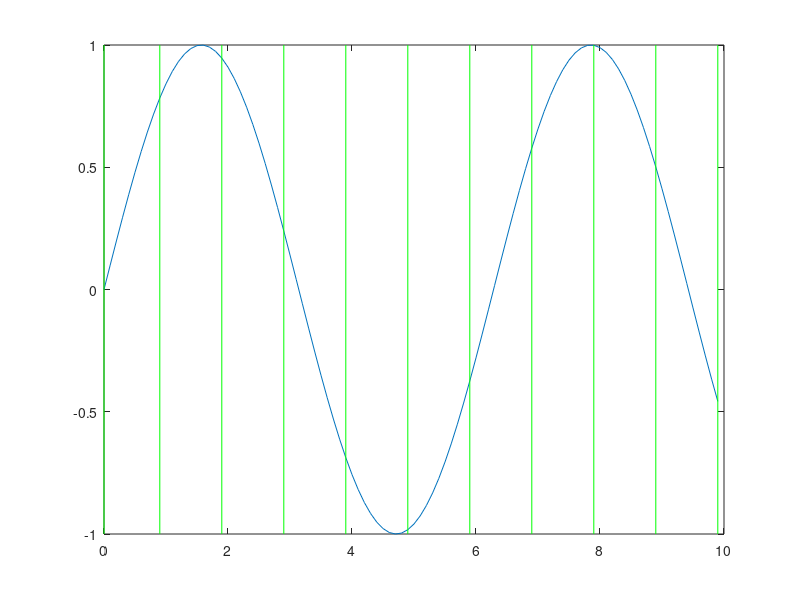
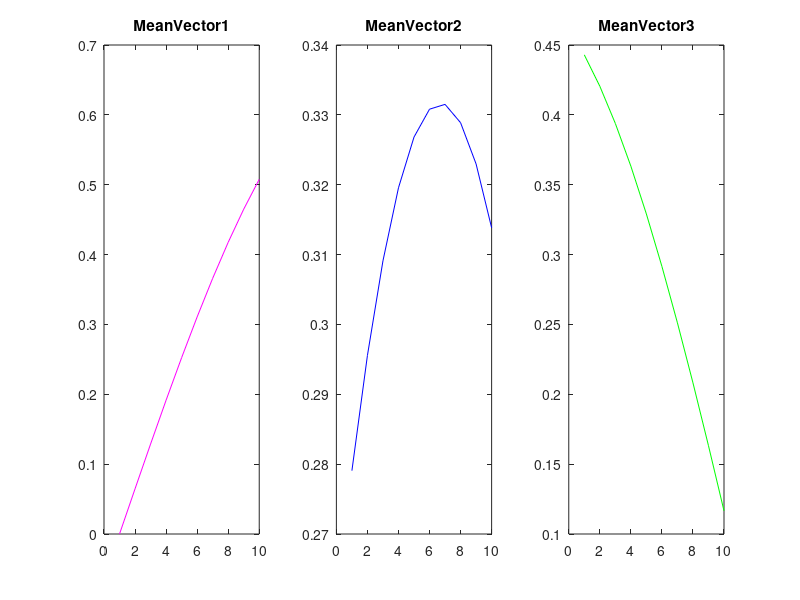
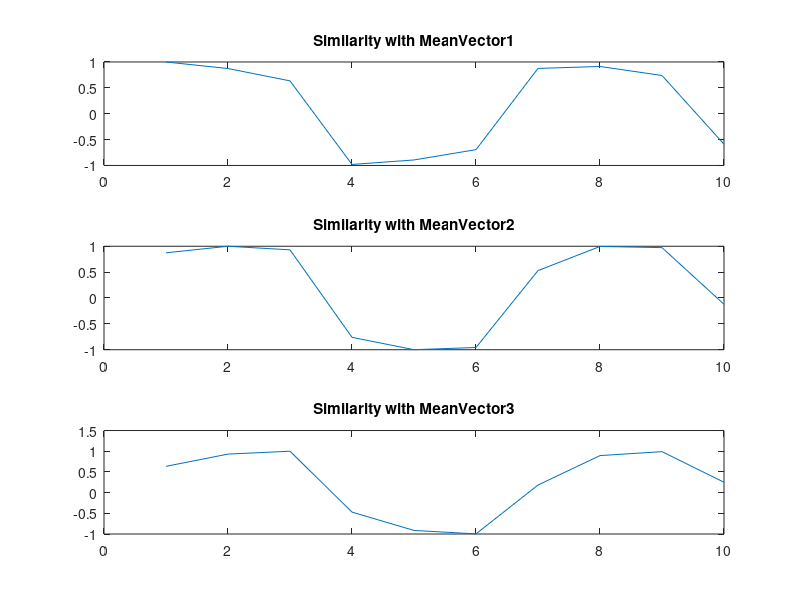

Source code (MATLAB) for these figures, in order:
% Program to do spherical clustering on a waveform after dividing it into
% parts
% windowSize =10, k =3 x =0.0:0.1:9.9 maxItr =10;
% windowsize  = 5, k=5

close all;

k = 3;

maxItr =10;
% Range of x-Values
x =0.0:0.1:9.9;


%  Range of y-Values
%y = sin(x)+0.1*( rand(1,100) -0.5);
y = sin(x);
% plot the sinusoid
figure; plot( x, y );
hold all;


% Dimension of vectors taken from the original signal using windowing
% operation
windowSize = 10;


% Find the no of vectors that can be obtained from the given signal;
noOfVectors = length( x)/windowSize;

% get the y limit of the current axes
ylimit = get( gca,'ylim');

% Draw a vertical line at the starting point
plot( [ 0 , 0], ylimit ,'g' ); 
pause( 1);

% Plot the window at each window point
for i =1:1:noOfVectors
    plot( [ x( i * windowSize) ,  x( i * windowSize)], ylimit,'g'  );
    pause(1);
end




% Array to store all the vectors. Each vector is stored in a column
vectorsArray = zeros( windowSize , noOfVectors );

% Class lwabel associated with each vector
labelArray  = zeros( 1, noOfVectors );

% Vector array the mean vector of each class
meanVectorArray = zeros( windowSize , k );
prevItrMeanVectorArray = zeros( windowSize , k );

% Array which stores te number of vectors that belong to each of the
% clusters
noOfVectorsInEachCluster= zeros( 1, k);

% Store the vector in the array and normalize it
for no = 1:1:noOfVectors
    for dim = 1:1:windowSize
        vectorsArray( dim , no ) = y( (no-1)* windowSize + dim );
           
    end
    sumVal = sum( vectorsArray(:,no) );
    meanValue = sumVal / windowSize;
    
    % subtracting th emean value of a vector from itself
%     for dim = 1:1:windowSize
%         vectorsArray( dim , no ) =  vectorsArray( dim , no ) - meanValue;
%     end
    
    % Finding the l2 norm
     l2norm =norm( vectorsArray(:,no));
     % normalizing into unit vector
     vectorsArray(:,no) = vectorsArray(:,no) /l2norm;
end

classLabel =1;
% initialize random labels to each of the vectors
for i =1:1:noOfVectors
    labelArray( 1,i ) = classLabel;
    classLabel = classLabel +1 ;
    if classLabel == k+1
        classLabel = 1;
    end
end

% Spherical Clustering iterations
for itr = 1:1: maxItr
    
    % computing the mean vectors of each class
    
    for i=1:1:k
        % Finding the class index of each vector
        vectorClassIndx =mod( labelArray( i ) ,(k+1)); %NOTE not required . label can be used directly
        meanVectorArray(:, vectorClassIndx) =  meanVectorArray(:, vectorClassIndx) + vectorsArray(:,i);
        % increment the count of vectors belonging to that class
        noOfVectorsInEachCluster(1, vectorClassIndx ) =  noOfVectorsInEachCluster(1, vectorClassIndx ) +1;
    end
    
    % Averaging to find the exact mean vector and normalizing it make it a
    % unit vector
    for j=1:1:k
        meanVectorArray(:,j) = meanVectorArray(:,j)/ noOfVectorsInEachCluster(1, j );
        mag = norm( meanVectorArray(:,j));
        meanVectorArray(:,j) = meanVectorArray(:,j) /mag;
    end
    
    % Check gfor convergence
    diffVector =meanVectorArray - prevItrMeanVectorArray;
    
    l2Sum = 0.0;
    % sum of l2 norm the differences
    for j =1:1:k
        
        l2Sum = l2Sum + norm( diffVector(:,j));
    end
    
    if l2Sum ==0
        break;
    end
        
    
    
    % update the labels of each vector
    for  i =1:1:noOfVectors
        % dotProductArray 
        dotProdArray = zeros(1, k);
        for j =1:1:k
            dotProdArray(1,j) = sum(vectorsArray( :,i) .* meanVectorArray(:,j));
        end
            maxDotProdValue = max( dotProdArray);
            labelArray(1,i ) =find( dotProdArray(:)== maxDotProdValue);
    end
    
    prevItrMeanVectorArray = meanVectorArray;
        
     
    
    
end


   
    
    colors =[ 'm', 'b' ,'g','c','y'];
    % Plot the mean vectors;
    
    figure;
    for j=1:1:k
        subplot(1,k,j); plot( meanVectorArray(:,j),colors(1,j));
        subplottitle = sprintf('MeanVector%d',j);
        title( subplottitle);
        hold on;
    end
   
    
   % Clustered Waveform ( ie the original waveform splitted in terms of the
   % mean vectors   
%    for i=1:1:noOfVectors
%       label =  labelArray(1,i);
%       x1= x(1,(i -1)* windowSize +1 : (i )* windowSize);
%       y1 = meanVectorArray( :,label)';
%        plot( x1 , y1 ,colors( 1,label));
%        hold on;
%    end
%    title( 'Clustered Waveform');

figure;

for j=1:1:k
        dotProductArray=zeros( 1,noOfVectors);
        dotProductArray = vectorsArray'*meanVectorArray(:,j);
        dotProductArray = dotProductArray';
        subplot(k,1,j); plot( dotProductArray);
        subplottitle = sprintf('Similarity with MeanVector%d',j);
        title( subplottitle);
        hold on;
end





